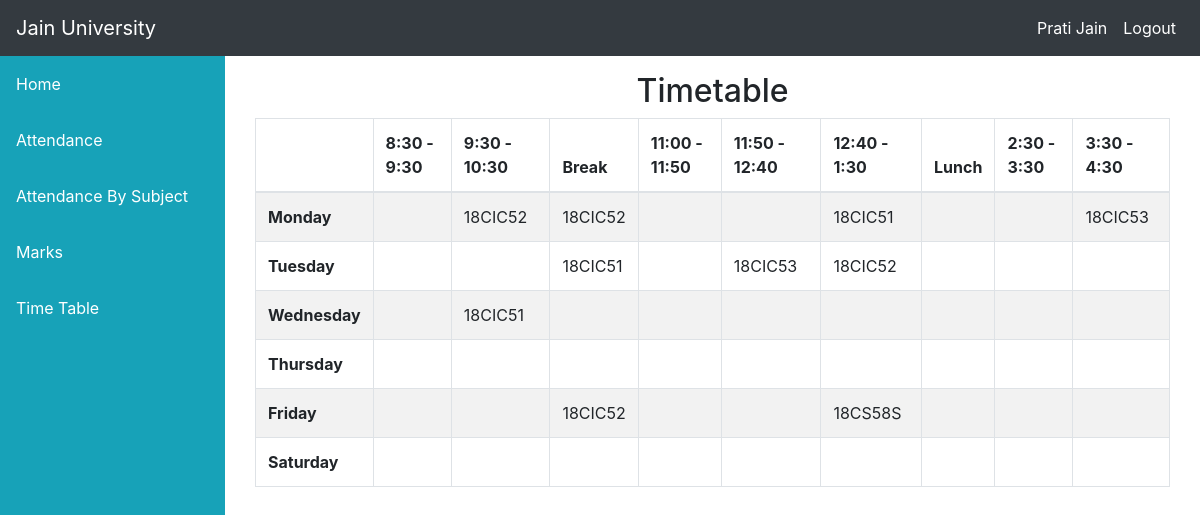
The page /info/student/CS5B/timetable/ (signed in) on the database its author committed.
### info/models.py (models this page shows, shortened)
class User(AbstractUser):
    @property
    def is_student(self):
        if hasattr(self, 'student'):
            return True
        return False

class Student(models.Model):
    user = models.OneToOneField(User, on_delete=models.CASCADE, null=True)
    class_id = models.ForeignKey(Class, on_delete=models.CASCADE, default=1)
    USN = models.CharField(primary_key='True', max_length=100)
    name = models.CharField(max_length=200)
    sex = models.CharField(max_length=50, choices=sex_choice, default='Male')
    DOB = models.DateField(default='1998-01-01')

class Assign(models.Model):
    class_id = models.ForeignKey(Class, on_delete=models.CASCADE)
    course = models.ForeignKey(Course, on_delete=models.CASCADE)
    teacher = models.ForeignKey(Teacher, on_delete=models.CASCADE)
    start = models.DateField(null=True)
    end = models.DateField(null=True)
    class Meta:
        unique_together = (('course', 'class_id', 'teacher'),)

### info/views.py (the view)
# urls.py: path('student/<slug:class_id>/timetable/', views.timetable, name='timetable'),
@login_required()
def timetable(request, class_id):
    asst = AssignTime.objects.filter(assign__class_id=class_id)
    matrix = [['' for i in range(10)] for j in range(6)]
    for i, d in enumerate(DAYS_OF_WEEK):
        t = 0
        for j in range(10):
            if j == 0:
                matrix[i][0] = d[0]
                continue
            if j == 4 or j == 8:
                continue
            try:
                a = asst.get(period=time_slots[t][0], day=d[0])
                matrix[i][j] = a.assign.course_id
            except AssignTime.DoesNotExist:
                pass
            t += 1
    context = {'matrix': matrix}
    return render(request, 'info/timetable.html', context)

### info/templates/info/timetable.html
{% extends 'info/base.html' %}
    {% block content %}
    <div class="container">
        <div class="container">
            <div class="row">
                <div class="col-md-12">
                    <h2 class="text-center">
                        Timetable
                    </h2>
                </div>
                <div id="no-more-tables">
                    <table class="col-sm-12 table table-bordered table-striped table-condensed cf">
                        <thead class="cf">
                            <tr>
                                <th>      </th>
                                <th>8:30 - 9:30</th>
                                <th>9:30 - 10:30</th>
                                <th>Break</th>
                                <th>11:00 - 11:50</th>
                                <th>11:50 - 12:40</th>
                                <th>12:40 - 1:30</th>
                                <th>Lunch</th>
                                <th>2:30 - 3:30</th>
                                <th>3:30 - 4:30</th>
                            </tr>
                        </thead>
                        <tbody>
                            {% for i in matrix %}
                            <tr>
                                {% for j in i %}
                                    {% if forloop.counter == 1 %}
                                    <td><b>{{ j }}</b></td>
                                    {% else %}
                                    <td>{{ j }}</td>
                                    {% endif %}
                                {% endfor %}
                            </tr>
                            {% endfor %}
                        </tbody>
                    </table>
                </div>
            </div>
        </div>
    </div>
    {% endblock %}

### info/templates/info/base.html (shortened to what this page needs)
<!DOCTYPE html>
<html lang="en">
  <head>
      {% load static %}
    <link href="{% static '/info/bootstrap/vendor/bootstrap/css/bootstrap.min.css' %}" rel="stylesheet">
    <link href="{% static '/info/bootstrap/vendor/fontawesome-free/css/all.min.css' %}" rel="stylesheet" type="text/css">
    <link href="{% static '/info/bootstrap/vendor/datatables/dataTables.bootstrap4.css' %}" rel="stylesheet">
    <link href="{% static '/info/bootstrap/css/sb-admin.css' %}" rel="stylesheet">
  </head>
  <body id="page-top">
    <nav class="navbar navbar-expand navbar-dark bg-dark static-top">
      <a class="navbar-brand mr-1" href="{% url 'index' %}">Jain University</a>
        <div class="collapse navbar-collapse" id="navbarResponsive">
          <ul class="navbar-nav ml-auto">
            <li class="nav-item active">
                {% if request.user.is_student %}
                    <a class="nav-link text-capitalize">{{ request.user.student.name }}</a>
                {% elif request.user.is_teacher %}
                    <a class="nav-link text-capitalize">{{ request.user.teacher.name }}</a>
                {% endif %}
            </li>
            <li class="nav-item active">
                <a class="nav-link" href="#" data-toggle="modal" data-target="#logoutModal">Logout</a>
            </li>
          </ul>
        </div>
    </nav>
    <div id="wrapper">
      <ul class="sidebar navbar-nav bg-info text-white ">
            <li class="nav-item ">
              <a class="nav-link active" href="{% url 'index' %}">
                <span>Home</span>
              </a>
            </li>
        {% if request.user.is_student %}
            <li class="nav-item ">
              <a class="nav-link active" href="{% url 'attendance' request.user.student.USN %}">
                <span>Attendance</span>
              </a>
            </li>
            <li class="nav-item ">
              <a class="nav-link active" href="{% url 'attendance' request.user.student.USN %}">
                <span>Attendance By Subject</span>
              </a>
            </li>
            <li class="nav-item ">
              <a class="nav-link active" href="{% url 'marks_list' request.user.student.USN %}">
                <span>Marks</span>
              </a>
            </li>
              <li class="nav-item ">
              <a class="nav-link active" href="{% url 'timetable' request.user.student.class_id_id %}">
                <span>Time Table</span>
              </a>
            </li>
        {% endif %}
      </ul>
      <div id="content-wrapper">
        <div class="container-fluid">
            {% block content %}
            {% endblock %}
        </div>
      </div>
    </div>
  </body>
</html>

### rows shown on the page
User: user.student.name "Prati Jain"
Assign: i "18CIC52" "18CIC52" "18CIC52" "18CIC52"
Assign: i "18CIC51" "18CIC51" "18CIC51"
Assign: i "18CIC53" "18CIC53"
Assign: i "18CS58S"

### other values the page prints
{{ j }} "Monday" "Tuesday" "Wednesday" "Thursday" "Friday" "Saturday"
